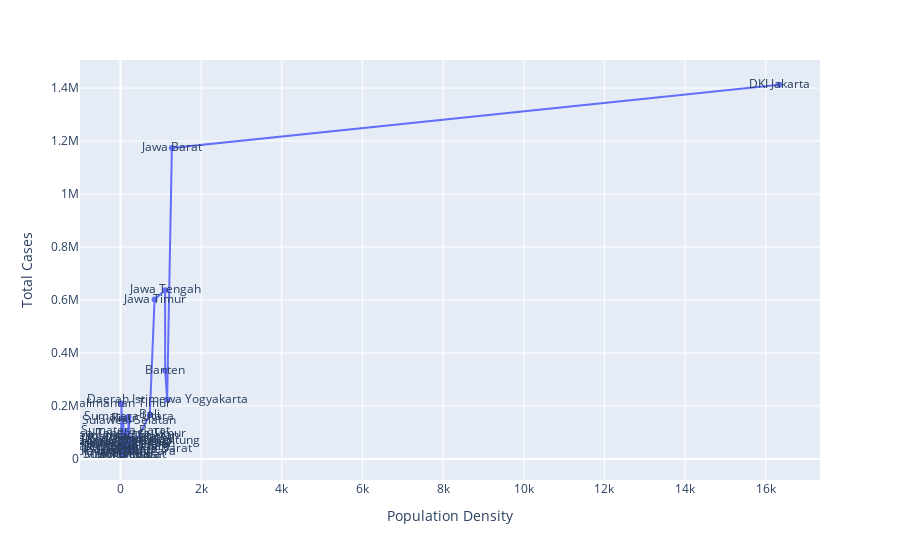

The cell this chart's notebook holds for it:
### Markdown cell above
## Total Cases and Population Density

### Code cell
df_pd = pd.DataFrame(columns = ['Location', 'Population Density', 'Total Cases'])
df_pd['Population Density'] = df_raw['Population Density'].unique()

for pop_den in df_pd['Population Density']:
    i = df_pd[df_pd['Population Density'] == pop_den].index.values
    df_pd['Total Cases'][i] = df_raw[df_raw['Population Density'] == pop_den]['Total Cases'].max()
    df_pd['Location'][i] = df_raw[df_raw['Population Density'] == pop_den]['Location'].unique()
    
# drop Indonesia's Population Density
for pop_den in df_pd['Population Density']:
    i = df_pd[df_pd['Population Density'] == pop_den].index.values
    for loc in df_raw[df_raw['Population Density'] == pop_den]['Location']:
        if loc == 'Indonesia':
            df_pd = df_pd.drop(labels=i, axis=0)
            break

df_pd = df_pd.sort_values('Population Density')
df_pd = df_pd.reset_index(drop=True)

fig = px.line(df_pd, x='Population Density', y='Total Cases', text='Location')
fig.show()

### Figure 1 — Plotly figure (JSON) as saved in the notebook; plotly's stock layout.template omitted (floating-point values rounded to 4 significant figures)
{"data": [{"hovertemplate": "Population Density=%{x}<br>Total Cases=%{y}<br>Location=%{text}<extra></extra>", "legendgroup": "", "line": {"color": "#636efa", "dash": "solid"}, "marker": {"symbol": "circle"}, "mode": "markers+lines+text", "name": "", "orientation": "h", "showlegend": false, "text": ["Kalimantan Utara", "Papua Barat", "Papua", "Kalimantan Tengah", "Kalimantan Timur", "Kalimantan Barat", "Maluku", "Maluku Utara", "Sulawesi Tengah", "Sulawesi Tenggara", "Jambi", "Riau", "Kepulauan Bangka Belitung", "Sumatera Selatan", "Aceh", "Sulawesi Barat", "Bengkulu", "Kalimantan Selatan", "Gorontalo", "Nusa Tenggara Timur", "Sumatera Barat", "Sulawesi Utara", "Sulawesi Selatan", "Sumatera Utara", "Kepulauan Riau", "Lampung", "Nusa Tenggara Barat", "Bali", "Jawa Timur", "Jawa Tengah", "Banten", "Daerah Istimewa Yogyakarta", "Jawa Barat", "DKI Jakarta"], "type": "scatter", "x": [8.59, 11.08, 13.6, 16.74, 27.52, 36.81, 39.37, 40.89, 47.79, 69.23, 69.79, 69.8, 84.01, 89.72, 90.54, 92.93, 100.4, 103.8, 104.9, 111.1, 131.4, 190.2, 201.8, 203.8, 235.2, 262.7, 283.8, 729.4, 846.8, 1109.0, 1110.0, 1159.0, 1277.0, 16330.0], "xaxis": "x", "y": [45417, 32170, 49927, 58217, 209017, 65605, 18736, 14595, 61099, 25693, 38643, 152648, 66144, 82198, 44038, 15601, 29173, 87476, 13951, 94415, 104640, 52770, 144494, 158866, 70883, 75485, 36247, 166831, 601545, 636409, 333875, 224307, 1173731, 1412511], "yaxis": "y"}], "layout": {"legend": {"tracegroupgap": 0}, "margin": {"t": 60}, "xaxis": {"anchor": "y", "domain": [0.0, 1.0], "title": {"text": "Population Density"}}, "yaxis": {"anchor": "x", "domain": [0.0, 1.0], "title": {"text": "Total Cases"}}}}
